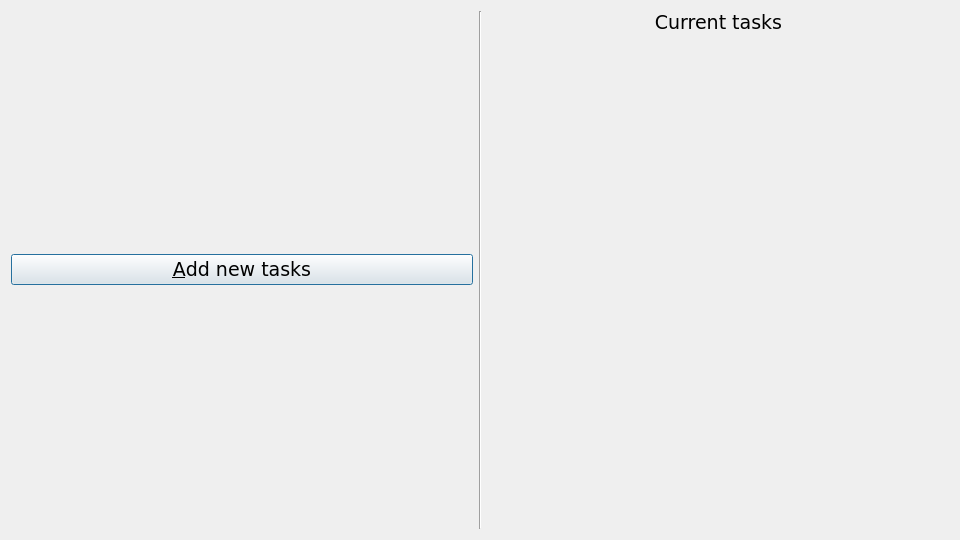
<?xml version="1.0" encoding="UTF-8"?>
<ui version="4.0">
 <class>AddTasks</class>
 <widget class="QDialog" name="AddTasks">
  <property name="geometry">
   <rect>
    <x>0</x>
    <y>0</y>
    <width>960</width>
    <height>540</height>
   </rect>
  </property>
  <property name="font">
   <font>
    <family>DejaVu Sans</family>
    <pointsize>14</pointsize>
    <weight>50</weight>
    <bold>false</bold>
   </font>
  </property>
  <property name="windowTitle">
   <string notr="true">Add_questions</string>
  </property>
  <property name="styleSheet">
   <string notr="true"/>
  </property>
  <layout class="QHBoxLayout" name="horizontalLayout">
   <item>
    <widget class="QPushButton" name="pb_new">
     <property name="text">
      <string>&amp;Add new tasks</string>
     </property>
    </widget>
   </item>
   <item>
    <widget class="Line" name="line">
     <property name="orientation">
      <enum>Qt::Vertical</enum>
     </property>
    </widget>
   </item>
   <item>
    <layout class="QVBoxLayout" name="vl">
     <item>
      <widget class="QLabel" name="l_tasks">
       <property name="text">
        <string>Current tasks</string>
       </property>
       <property name="alignment">
        <set>Qt::AlignCenter</set>
       </property>
      </widget>
     </item>
     <item>
      <layout class="QVBoxLayout" name="vl_2"/>
     </item>
     <item>
      <spacer name="verticalSpacer">
       <property name="orientation">
        <enum>Qt::Vertical</enum>
       </property>
       <property name="sizeHint" stdset="0">
        <size>
         <width>20</width>
         <height>40</height>
        </size>
       </property>
      </spacer>
     </item>
    </layout>
   </item>
  </layout>
 </widget>
 <resources/>
 <connections>
  <connection>
   <sender>pb_new</sender>
   <signal>clicked()</signal>
   <receiver>AddTasks</receiver>
   <slot>onAddNewTasksClicked()</slot>
   <hints>
    <hint type="sourcelabel">
     <x>240</x>
     <y>269</y>
    </hint>
    <hint type="destinationlabel">
     <x>479</x>
     <y>269</y>
    </hint>
   </hints>
  </connection>
  <connection>
   <sender>AddTasks</sender>
   <signal>rejected()</signal>
   <receiver>AddTasks</receiver>
   <slot>reject()</slot>
   <hints>
    <hint type="sourcelabel">
     <x>479</x>
     <y>269</y>
    </hint>
    <hint type="destinationlabel">
     <x>479</x>
     <y>269</y>
    </hint>
   </hints>
  </connection>
 </connections>
 <slots>
  <slot>onAddNewTasksClicked()</slot>
 </slots>
</ui>
